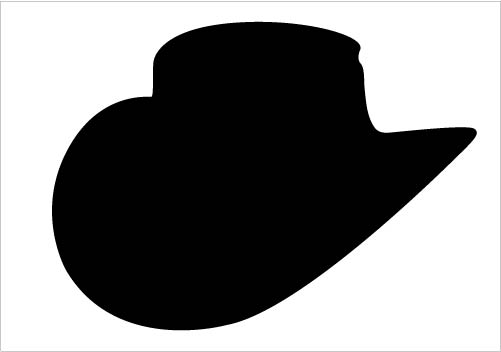
#> input picture ImageProcessing/Hat.jpg, 501 x 352 px
$ python Convolution.py Hat.jpg
#> lines starting #> are read from the running program, lines starting #| are printed output that depends on the picture; after the words box and inside, x2 and y2 are one past the last pixel; in counts of white or black regions, pixels touching at a corner belong together
#! /usr/bin/python

import cv2
import numpy as n

import sys
from math import *

Img = cv2.imread(sys.argv[1], 0)
#> Img is the input picture: shape (352, 501); min 0, max 255, mean 134.8

#Img = n.array([[1, 1, 1], [1, 1, 1], [1, 1, 1]])

def convolve(Img, G):
    Height, Width = Img.shape
#> Height = 352; Width = 501
    Res = n.zeros((Height, Width))
    ICopy = n.zeros((Height+2, Width+2))
    InsideW = int((ICopy.size/(Width+2))-1)
#> InsideW = 353
    InsideH = int((ICopy.size/(Height+2))-1)
#> InsideH = 502
    print(InsideW, InsideH)
#| 353 502
    ICopy[1:InsideW, 1:InsideH] = Img
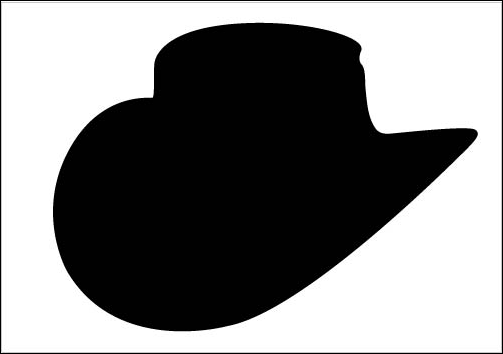
#> ICopy: shape (354, 503) float64; min 0, max 255, mean 133.5
    Idx = [-1, 0, 1]
    for I in Idx:
        for J in Idx:
            Ix = I + 1
            Jx = J + 1
            print("Res:", Res)
            print("ICopy: ", ICopy[Ix:(InsideW+I), Jx:(InsideH+J)])
            Res += ICopy[Ix:(InsideW+I), Jx:(InsideH+J)] * G[Ix, Jx]
#> this loop made 3 passes
#> (printed output is left out)
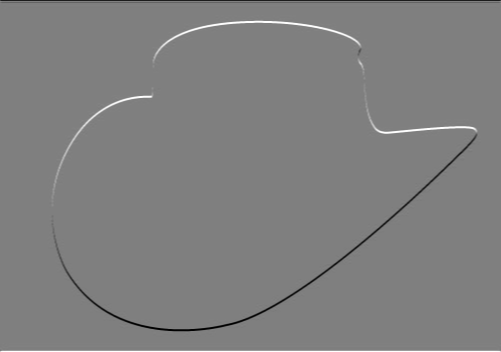
#> Res: shape (352, 501) float64; min -1020, max 1020, mean 0.6; drawn with min black and max white

    return Res

def normalize(Img):
    Max = n.max(Img)
#> Max = 1020
    Min = n.min(Img)
#> Min = -1020
    if (Max > 255) or (Min < 0):
        Img = (Img - Min)/(Max - Min)
        Img = Img * 256
        return n.uint8(Img)
    return Img

# Sobel
G = n.array([
    [ 1, 2, 1],
    [ 0, 0, 0],
    [ -1, -2, -1]
    ])
Conv = convolve(Img, G)
Conv = normalize(Conv)

G = n.array([
    [ 1, 0, -1],
    [ 2, 0, -2],
    [ 1, 0, -1]
    ])
Conv = convolve(Conv, G)
#| 353 502
#> in convolve (call 2), `ICopy[1:InsideW, 1:InsideH] = Img`:
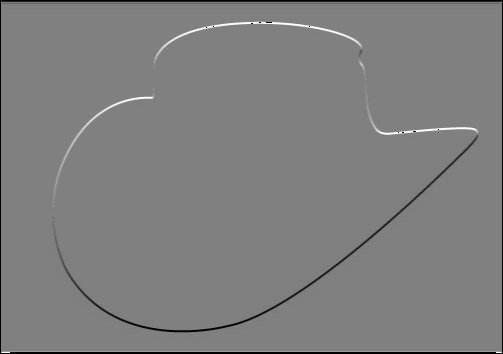
#> ICopy: shape (354, 503) float64; min 0, max 255, mean 126.1
#> the loop in convolve (call 2), `for I in Idx:` made 3 passes
#> (printed output is left out)
#> after the loop in convolve (call 2), `for I in Idx:`:
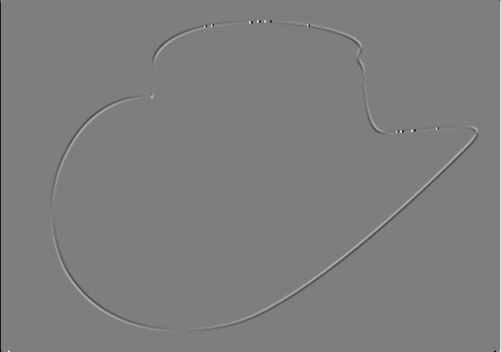
#> Res: shape (352, 501) float64; min -655, max 667, mean 0; drawn with min black and max white
Conv = normalize(Conv)

'''

# Sharpen
G = n.array([
    [ 0, -1, 0],
    [ -1, 5, -1],
    [ 0, -1, 0]
    ])

# Gaussian
G = n.array([
    [ 1, 2, 1],
    [ 2, 4, 2],
    [ 1, 2, 1]
    ])

# Box blur
G = n.array([
    [ 1, 1, 1],
    [ 1, 1, 1],
    [ 1, 1, 1]
    ])

# Laplace
G = n.array([
    [ -1, -1, -1],
    [ -1, 8, -1],
    [ -1, -1, -1]
    ])
G = n.array([
    [ 0, 1, 0],
    [ 1, -4, 1],
    [ 0, 1, 0]
    ])

G = n.array([
    [ -1, 2, -1],
    [ -1, 2, -1],
    [ -1, 2, -1]
    ])

'''

print("Conv: ", Conv)
print("Img: ", Img)

print("Hist: ", n.histogram(Conv))

cv2.imshow("Img", Img)
cv2.imshow("Covoluted", n.uint8(Conv > 119)*255)
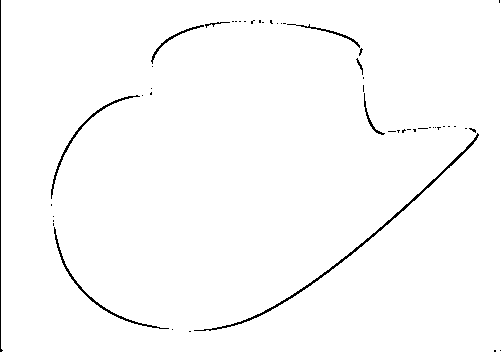
#> window 'Covoluted': shape (352, 501); 98.6% white; black in thin lines or dots
cv2.waitKey(0)
cv2.destroyAllWindows()

$ run again, on ImageProcessing/Deer.png
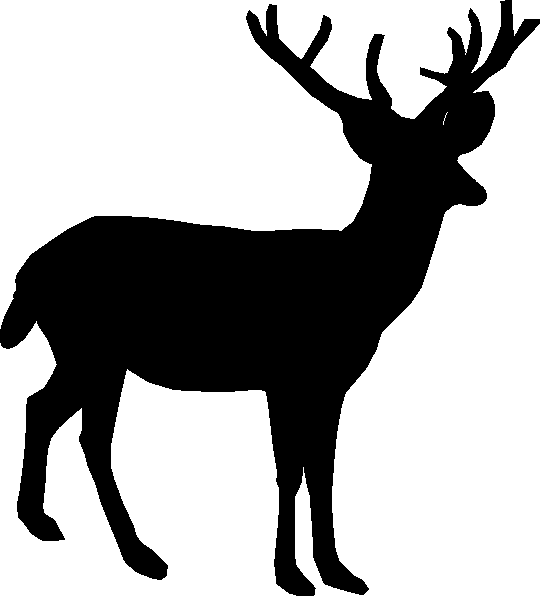
#> input picture ImageProcessing/Deer.png, 540 x 596 px
#| 597 541
#> ICopy: shape (598, 542) float64; 66.8% white; 1 black region, box (x1, y1, x2, y2) and area: (0, 0, 542, 598) 107746
#> the loop in convolve, `for I in Idx:` made 3 passes
#> (printed output is left out)
#> Max = 1020
#> Min = -1020
#| 597 541
#> the loop in convolve (call 2), `for I in Idx:` made 3 passes
#> (printed output is left out)
#> after the loop in convolve (call 2), `for I in Idx:`:
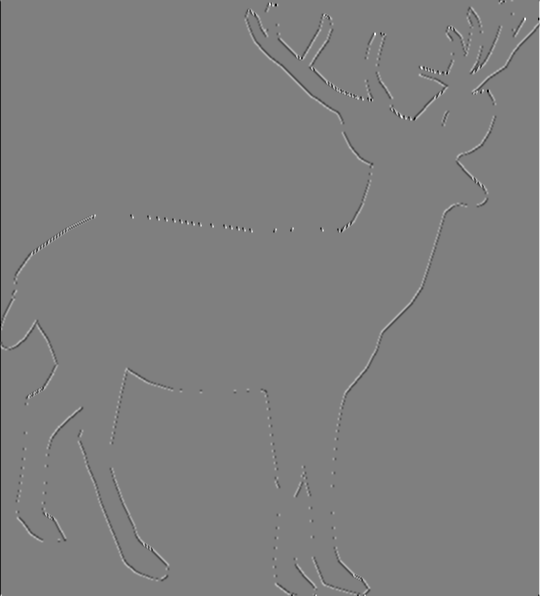
#> Res: shape (596, 540) float64; min -704, max 704, mean 0; drawn with min black and max white
#> `cv2.imshow("Covoluted", n.uint8(Conv > 119)*255)`:
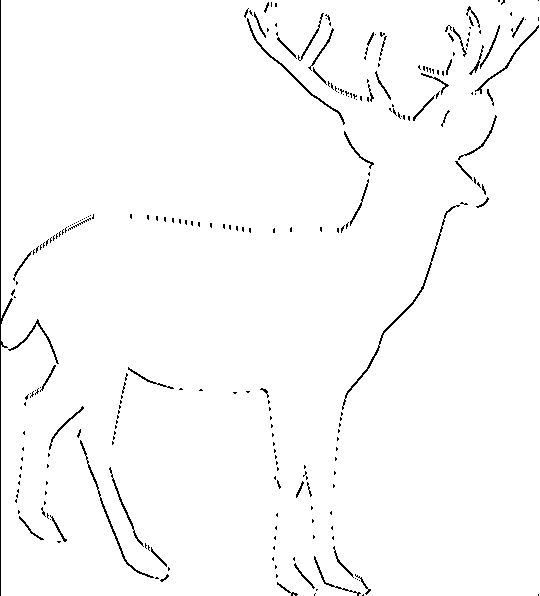
#> window 'Covoluted': shape (596, 540); 98.1% white; black in thin lines or dots

$ run again, on ImageProcessing/Landscape.png
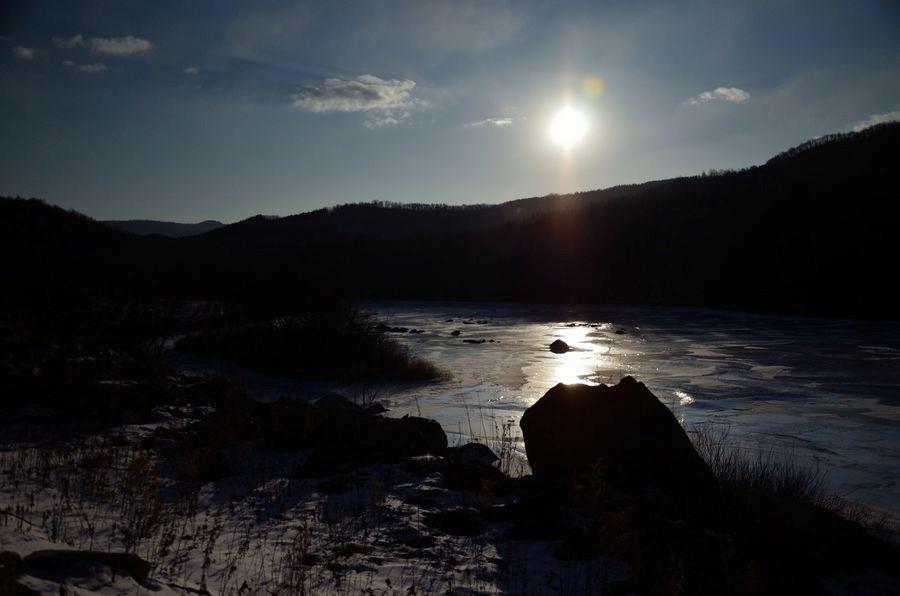
#> input picture ImageProcessing/Landscape.png, 900 x 596 px
#| 597 901
#> the loop in convolve, `for I in Idx:` made 3 passes
#> (printed output is left out)
#> Max = 871
#> Min = -910
#| 597 901
#> the loop in convolve (call 2), `for I in Idx:` made 3 passes
#> (printed output is left out)
#> after the loop in convolve (call 2), `for I in Idx:`:
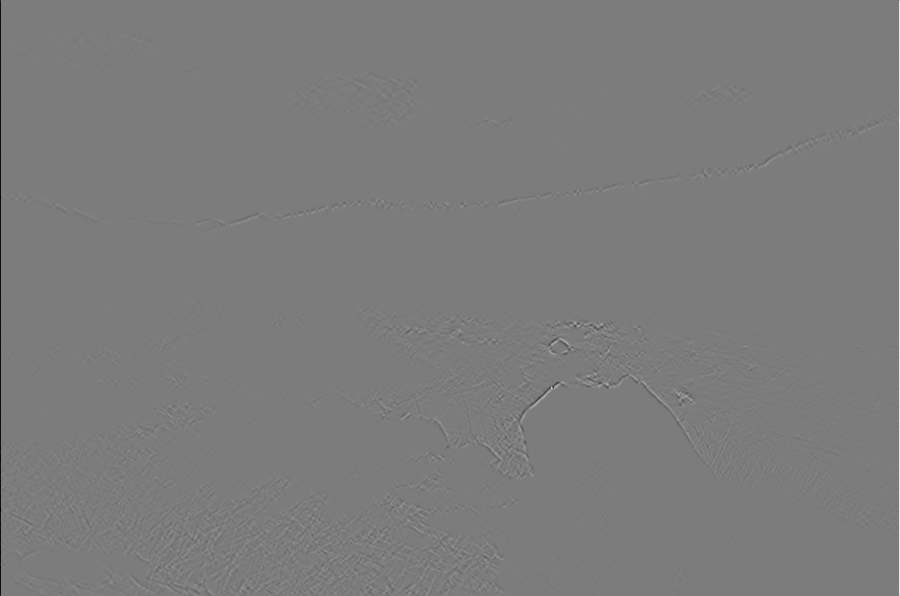
#> Res: shape (596, 900) float64; min -597, max 626, mean 0; drawn with min black and max white
#> `cv2.imshow("Covoluted", n.uint8(Conv > 119)*255)`:
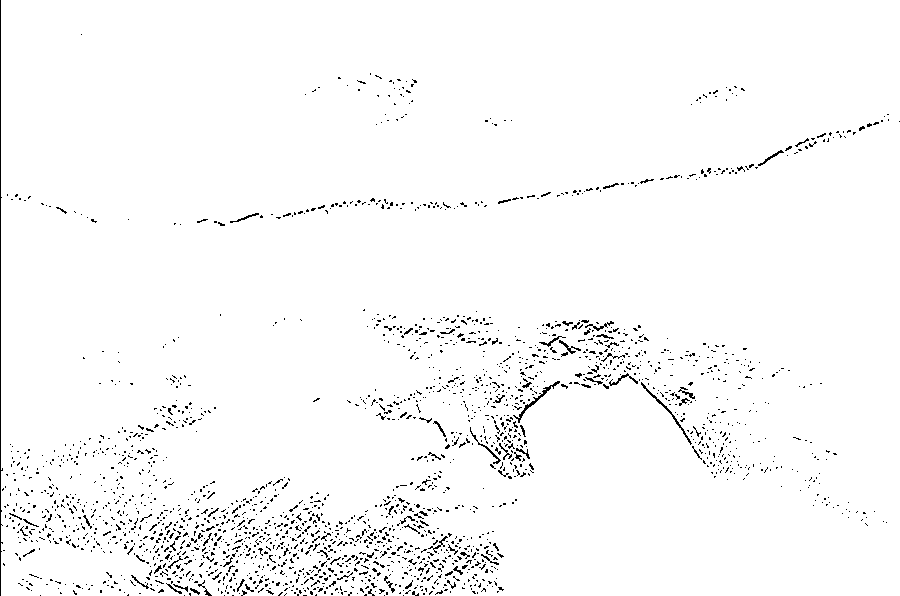
#> window 'Covoluted': shape (596, 900); 97.5% white; black in thin lines or dots
